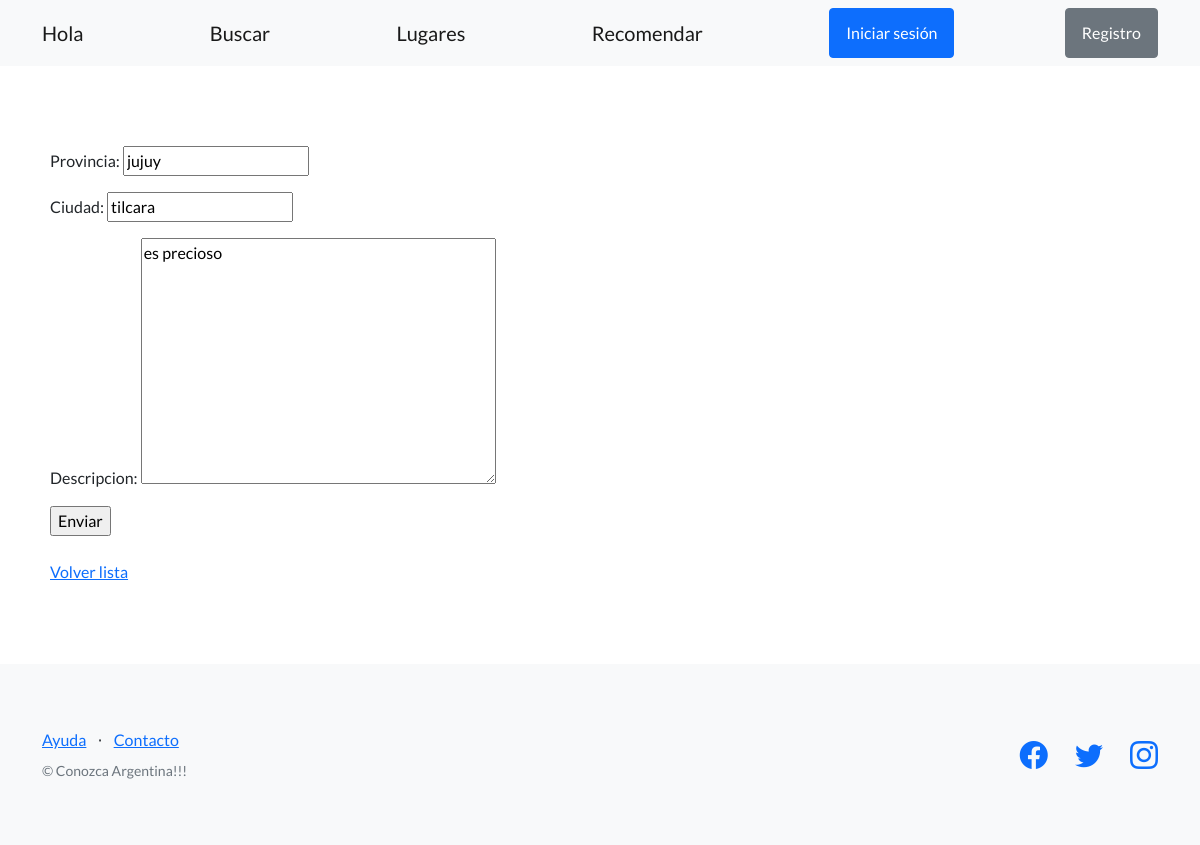
The app's page /plataforma/lugar/2/ with its own data.
### viajeros/models.py (models this page shows, shortened)
class Lugares(models.Model):
    provincia = models.CharField(max_length=100)
    ciudad = models.CharField(max_length=100)
    descripcion = models.CharField(max_length=2500)
    autor = models.CharField(max_length=100)
    fecha_publicacion = models.DateField("Fecha Actual(mm/dd/year)", auto_now_add=True)
    imagen = models.ImageField(upload_to="imagenes",null=True,blank=True)

### viajeros/views.py (the view)
# urls.py: path('lugar/<int:id>/',editar_lugar, name="editar_lugar"),
def editar_lugar(request, id):
    lugar = Lugares.objects.get(id=id)
    if request.method == "POST":
        formulario = VerLugarFormulario(request.POST)
        if formulario.is_valid():
            data = formulario.cleaned_data
            lugar.provincia = data['provincia']
            lugar.ciudad = data['ciudad']
            lugar.descripcion = data['descripcion']
            lugar.save()
            url_exitosa = reverse('listar_lugares')
            return redirect(url_exitosa)
    else:  # GET
        inicial = {
            'provincia': lugar.provincia,
            'ciudad': lugar.ciudad,
            'descripcion': lugar.descripcion,
        }
        formulario = VerLugarFormulario(initial=inicial)
    return render(
        request=request,
        template_name='viajeros/formulario_editar_lugar.html',
        context={'formulario': formulario},
    )

### viajeros/forms.py
class VerLugarFormulario(forms.Form):
    provincia = forms.CharField(max_length=35)
    ciudad = forms.CharField(max_length=45)
    descripcion = forms.CharField(max_length=2500,widget=forms.Textarea)

### viajeros/templates/viajeros/formulario_editar_lugar.html (shortened to what this page needs)
{% extends "viajeros/base.html" %}
{% block contenido %}
<form method="post">
  {{ formulario.as_p }}
  <input type="submit" value="Enviar" />
</form>
<br>
<a href="{% url 'listar_lugares' %}">Volver lista</a>
{% endblock contenido %}

### records on screen
Lugares: provincia "jujuy", ciudad "tilcara", descripcion "es precioso"
